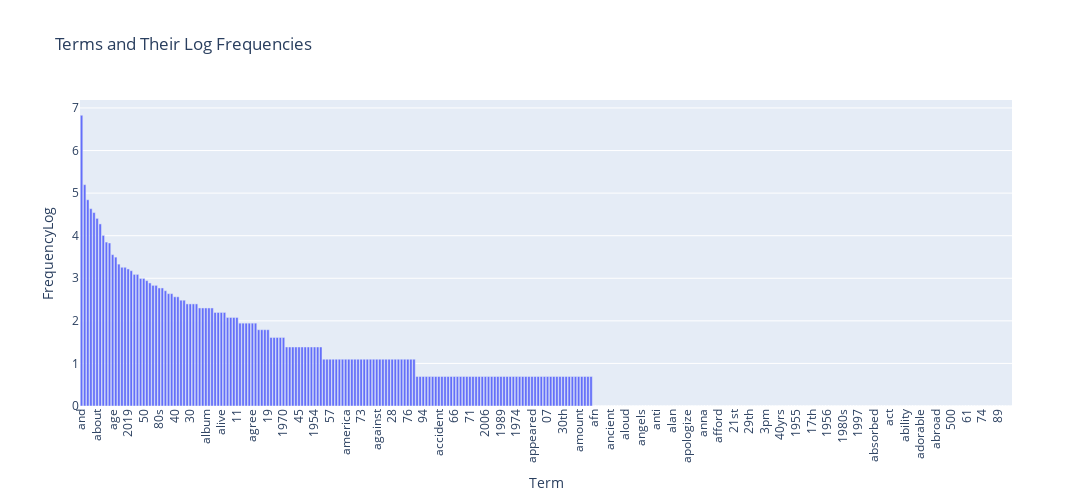

Notebook source saved alongside this figure:
### Markdown cell above
### >>> **Exercise 15 (take home):**

### Code cell
df_log_frequencies = pd.DataFrame({
    'Term': count_vect.get_feature_names_out()[:300],
    'FrequencyLog': term_frequencies_log[:300]
})

df_log_frequencies_sorted = df_log_frequencies.sort_values(by='FrequencyLog', ascending=False)

fig = px.bar(df_log_frequencies_sorted, x='Term', y='FrequencyLog', title='Terms and Their Log Frequencies')

fig.update_layout(xaxis_tickangle=-90, height=500, width=1500)

fig.show()

### Figure 1 — Plotly figure (JSON) as saved in the notebook; plotly's stock layout.template omitted (floating-point values rounded to 4 significant figures; data arrays with more than 128 entries replaced by an {"elided": "..."} marker saying what was removed)
{"data": [{"alignmentgroup": "True", "hovertemplate": "Term=%{x}<br>FrequencyLog=%{y}<extra></extra>", "legendgroup": "", "marker": {"color": "#636efa", "pattern": {"shape": ""}}, "name": "", "offsetgroup": "", "orientation": "v", "showlegend": false, "textposition": "auto", "type": "bar", "x": {"elided": "300 str values"}, "xaxis": "x", "y": {"elided": "300 float values"}, "yaxis": "y"}], "layout": {"barmode": "relative", "height": 500, "legend": {"tracegroupgap": 0}, "title": {"text": "Terms and Their Log Frequencies"}, "width": 1500, "xaxis": {"anchor": "y", "domain": [0, 1], "tickangle": -90, "title": {"text": "Term"}}, "yaxis": {"anchor": "x", "domain": [0, 1], "title": {"text": "FrequencyLog"}}}}
